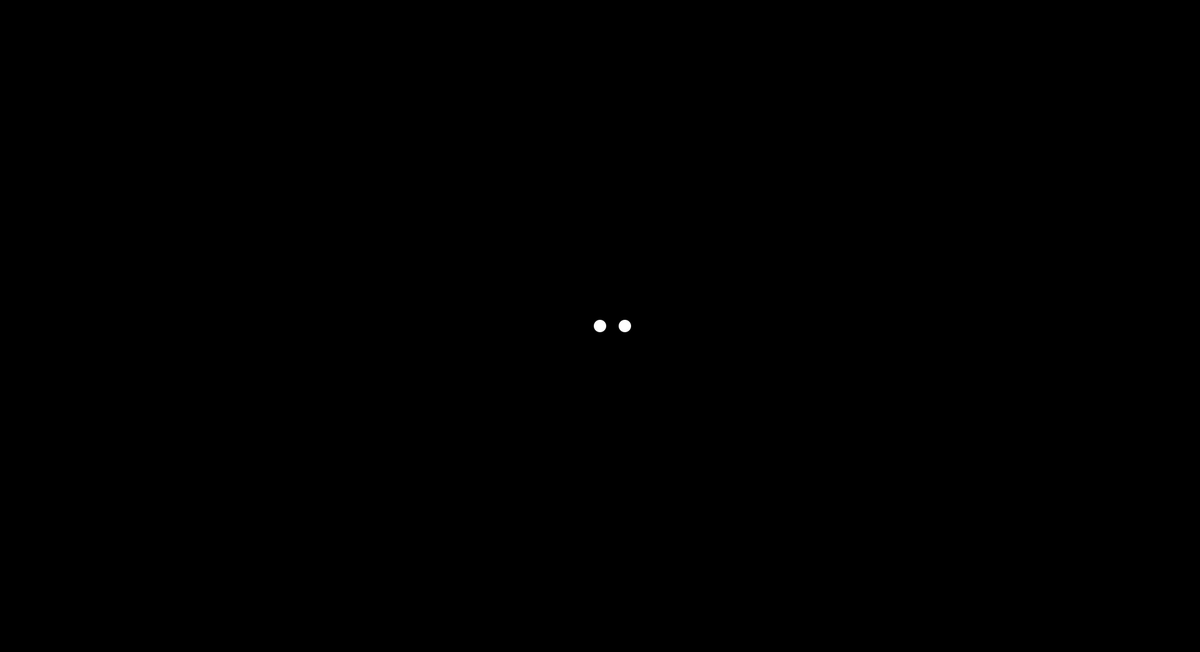
Frame 1 (no input)
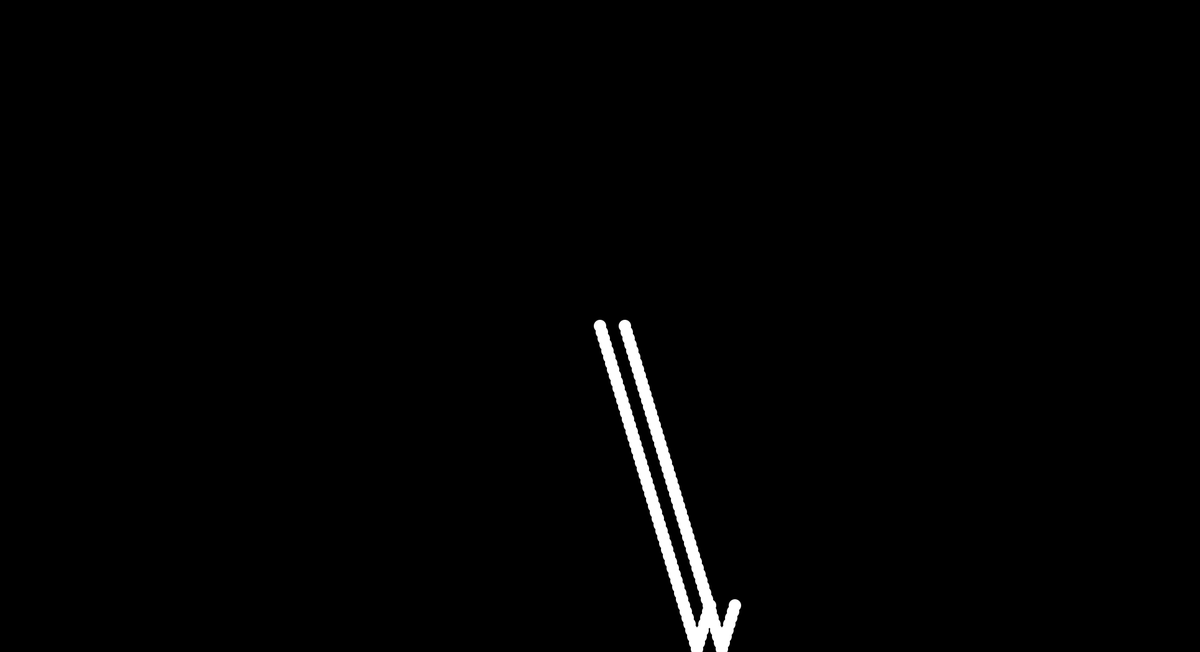
Frame 60 (the mouse pressed at the canvas centre just before this capture)
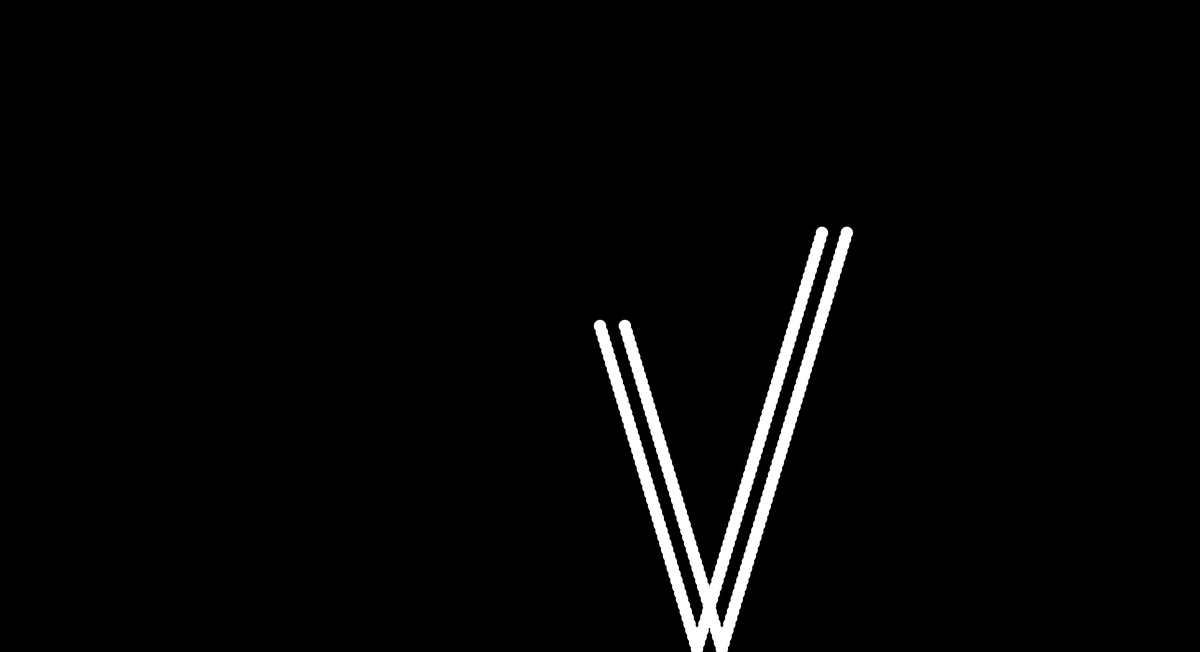
Frame 120 (the mouse held since frame 60 and released just before this capture)

The Processing sketch that drew these frames (run headless with seeded random() and noise(); from frame 60 on, the mouse is pressed at the canvas centre):

// Processing sketch: modifiedsketch_160831c
// ── modifiedsketch_160831c.pde
int xspeed, yspeed;
int xpos,ypos,wdth,ht;
void setup(){
  size(1930,1050);
  background(0);
  xspeed=3;
  yspeed=10;
  wdth=20;
  ht=20;
  noStroke();
  xpos=width/2;
  ypos=height/2;
  frameRate(30);
}
void draw(){
  //background(0);
  fill(255);
  ellipse(xpos,ypos,wdth,ht);
  fill(255); //<>//
  ellipse(xpos+40,ypos,wdth,ht);
  xpos+=xspeed;
  ypos+=yspeed;
  if(xpos>=width-wdth/2||xpos<=wdth/2){
    xspeed*=-1;
  }
  if(ypos>=height-ht/2||ypos<=ht/2){
    yspeed=yspeed*-1;
  }
}
